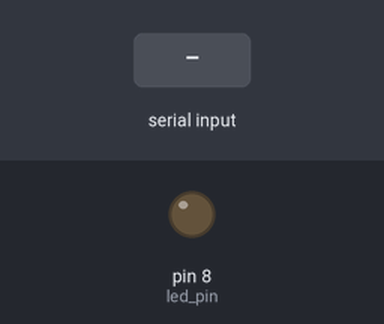
A sketch run on a simulated Arduino Uno, built with avr-gcc and run on an emulated ATmega328P. Parts: output pins drawn as LEDs (lit = HIGH). The test bench sets the inputs (shaded band).

Above: at 1.2 s.
1.3 s: "a" received over Serial
At 2.1 s:
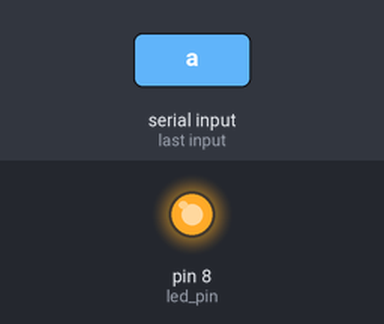
3.8 s: byte 107 ('k') received over Serial
At 6.5 s:
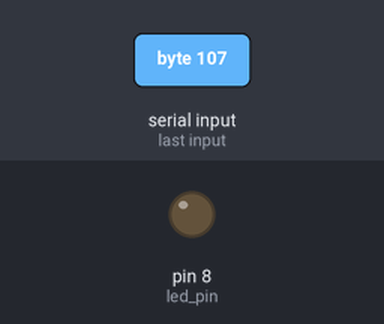
6.8 s: "b" received over Serial
At 7.2 s:
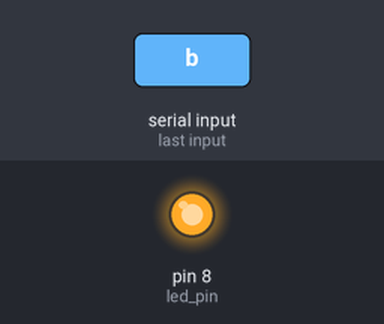
9.8 s: "c" received over Serial
At 13.1 s:
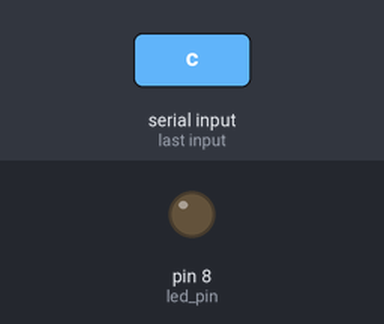
Timing chart, 0 to 13.8 s (numbered marks = the images above; inputs shaded):
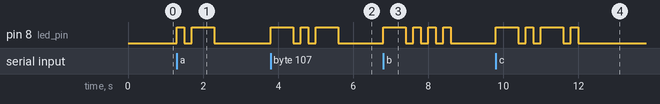

The sketch:

main.ino
```cpp
#define led_pin 8

void setup() {
  pinMode(led_pin, OUTPUT);
  Serial.begin(9600); // Initialize serial communication
}

void loop() {
  String inputText = readInputText();
  convertAndDisplayMorseCode(inputText);
}

String readInputText() {
  String inputText = "";

  while (Serial.available()) {
    char c = Serial.read();
    inputText += c;
  }

  return inputText;
}

void convertAndDisplayMorseCode(String text) {
  for (int i = 0; i < text.length(); i++) {
    char c = toLowerCase(text[i]);

    switch (c) {
      case 'a':
        morseDot();
        morseDash();
        break;
      case 'b':
        morseDash();
        morseDot();
        morseDot();
        morseDot();
        break;
      case 'c':
        morseDash();
        morseDot();
        morseDash();
        morseDot();
        break;
      case 'd':
        morseDash();
        morseDot();
        morseDot();
        break;
      case 'e':
        morseDot();
        break;
      case 'f':
        morseDot();
        morseDot();
        morseDash();
        morseDot();
        break;
      case 'g':
        morseDash();
        morseDash();
        morseDot();
        break;
      case 'h':
        morseDot();
        morseDot();
        morseDot();
        morseDot();
        break;
      case 'i':
        morseDot();
        morseDot();
        break;
      case 'j':
        morseDot();
        morseDash();
        morseDash();
        morseDash();
        break;
      case 'k':
        morseDash();
        morseDot();
        morseDash();
        break;
      case 'l':
        morseDot();
        morseDash();
        morseDot();
        morseDot();
        break;
      case 'm':
        morseDash();
        morseDash();
        break;
      case 'n':
        morseDash();
        morseDot();
        break;
      case 'o':
        morseDash();
        morseDash();
        morseDash();
        break;
      case 'p':
        morseDot();
        morseDash();
        morseDash();
        morseDot();
        break;
      case 'q':
        morseDash();
        morseDash();
        morseDot();
        morseDash();
        break;
      case 'r':
        morseDot();
        morseDash();
        morseDot();
        break;
      case 's':
        morseDot();
        morseDot();
        morseDot();
        break;
      case 't':
        morseDash();
        break;
      case 'u':
        morseDot();
        morseDot();
        morseDash();
        break;
      case 'v':
        morseDot();
        morseDot();
        morseDot();
        morseDash();
        break;
      case 'w':
        morseDot();
        morseDash();
        morseDash();
        break;
      case 'x':
        morseDash();
        morseDot();
        morseDot();
        morseDash();
        break;
      case 'y':
        morseDash();
        morseDot();
        morseDash();
        morseDash();
        break;
      case 'z':
        morseDash();
        morseDash();
        morseDot();
        morseDot();
        break;
      case ' ':
        delay(300); // Space between words
        break;
    }

    if (i < text.length() - 1) {
      delay(100); // Space between characters
    }
  }
}

void morseDot() {
  digitalWrite(led_pin, HIGH);
  delay(200);
  digitalWrite(led_pin, LOW);
  delay(200);
}

void morseDash() {
  digitalWrite(led_pin, HIGH);
  delay(600);
  digitalWrite(led_pin, LOW);
  delay(200);
}
```

Measured:
- after the input at 1.3 s, pin 8 (led_pin): LOW → HIGH at once, → LOW 0.20 s later, → HIGH 0.20 s later, → LOW 0.60 s later
- after the input at 3.8 s, pin 8 (led_pin): goes HIGH 0.60 s, LOW 0.20 s, HIGH 0.20 s, LOW 0.20 s, HIGH 0.60 s, then LOW, starting at once
- after the input at 6.8 s, pin 8 (led_pin): LOW → HIGH at once, then repeats every 0.40 s: LOW 0.20 s, HIGH 0.20 s, until it stays LOW from 8.6 s
- after the input at 9.8 s, pin 8 (led_pin): LOW → HIGH at once, → LOW 0.60 s later, → HIGH 0.20 s later, → LOW 0.20 s later, … (8 changes in this stretch)
